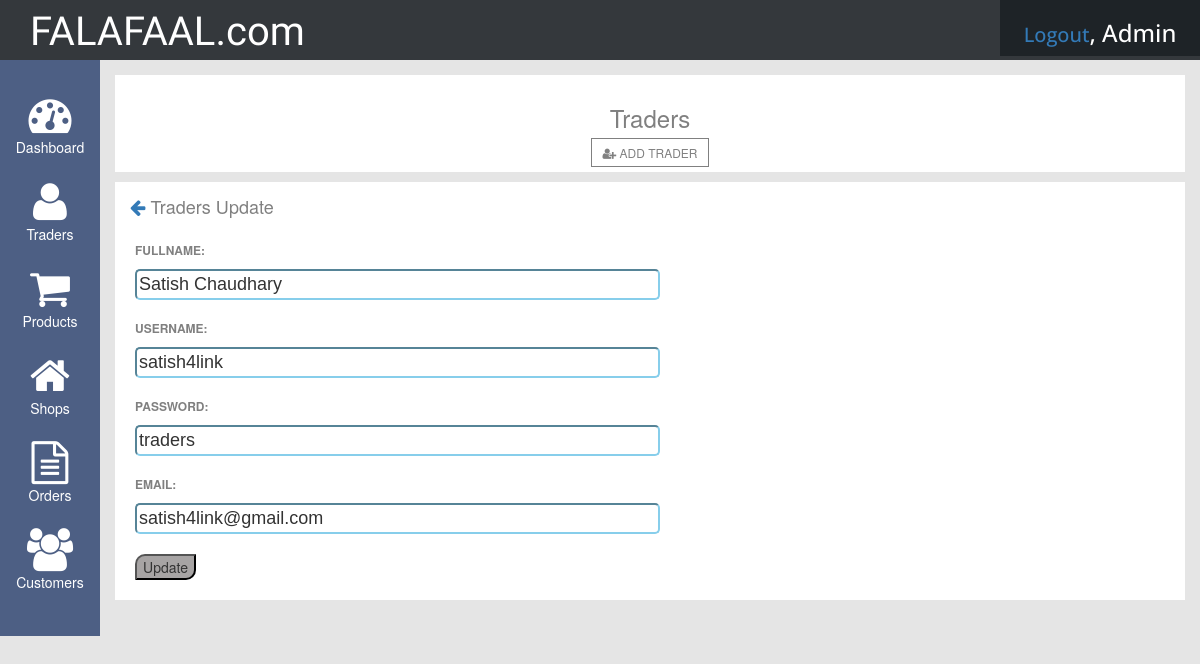
The page /admin/edittrader.php?id=1 (signed in) on the database its author committed.
### tables this page shows
CREATE TABLE IF NOT EXISTS `traders` (
  `traders_id` int(11) NOT NULL AUTO_INCREMENT,
  `full_name` varchar(128) NOT NULL,
  `t_username` varchar(32) NOT NULL,
  `t_password` varchar(32) NOT NULL,
  `t_email` varchar(128) NOT NULL,
  PRIMARY KEY (`traders_id`)
);

### admin/edittrader.php (the view, shortened to what this page needs)
<?php
 include("include/header.php");
 $id = $_GET['id'];
?>
<div class="col-xs-12 col-sm-11 col-md-11">
	<div class="col-xs-12 col-sm-12 col-md-12 no-padding">
		<div class="main-title">
			<h3>Traders</h3>
			<a href="addtraders.php"><i class="fa fa-user-plus" aria-hidden="true"></i> add trader</a>
		</div>
	</div>
	<div class="col-xs-12 col-sm-12 col-md-12 no-padding">
		<div class="traders-update">
			<h4><a href="traders.php"><i class="fa fa-arrow-left" aria-hidden="true"></i></a> traders update</h4>
			<?php
			$sql = "SELECT * FROM traders where traders_id = '$id'";
			$result = mysqli_query($connection, $sql);
			while($row = mysqli_fetch_assoc($result)){
				$full_name = $row['full_name'];
				$t_username = $row['t_username'];
				$t_password = $row['t_password'];
				$t_email = $row['t_email'];
			}
			?>
			<form method="post">
				<p>fullname:</p> <input type="text" name="full_name" value="<?php echo $full_name; ?>" />
				<p>username:</p> <input type="text" name="t_username" value="<?php echo $t_username; ?>" />
				<p>password:</p> <input type="text" name="t_password" value="<?php echo $t_password; ?>" />
				<p>email: </p><input type="text" name="t_email" value="<?php echo $t_email; ?>" /><br />
				<input type="submit" name="add" value="Update" />
			</form>
		</div>
	</div>
</div>

### admin/css/style.css (style rules this page uses)
body { font-family: 'Raleway', sans-serif; background: #e5e5e5!important; }
.no-padding { padding-left: 0!important; padding-right:0!important; }
input[type="text"], input[type="password"] { width:100%; font-size:18px; border-radius:5px; background:#4E7D83; line-height:25px; margin:0 0 20px 0; font-family: 'Raleway', sans-serif; }
input[type="submit"], input[type="reset"] { background:#A7A4A4; border-radius:10px 0px; }
.main-title { background: #ffffff; padding:10px 0px; margin-top:15px; text-align:center; }
.main-title h3 { text-transform: capitalize; color:gray; }
.main-title a:link, .main-title a:visited { text-decoration: none; text-transform: uppercase; color:gray; border:1px solid gray; padding:5px 10px; font-size:12px; }
.traders-update { background: #ffffff; }
.traders-update h4 { padding:15px 15px; text-transform: capitalize; color:gray; }
.traders-update form { padding:0 0 20px 20px; }
.traders-update form input[type="text"] { width:50%; background: #ffffff; border-color: skyblue }
.traders-update p { text-transform: uppercase; color:gray; font-weight: bold; font-size:12px; }

### rows shown on the page
traders: full_name "Satish Chaudhary", t_username "satish4link", t_password "traders", t_email "satish4link@gmail.com"

### other values the page prints
$name "Admin"
